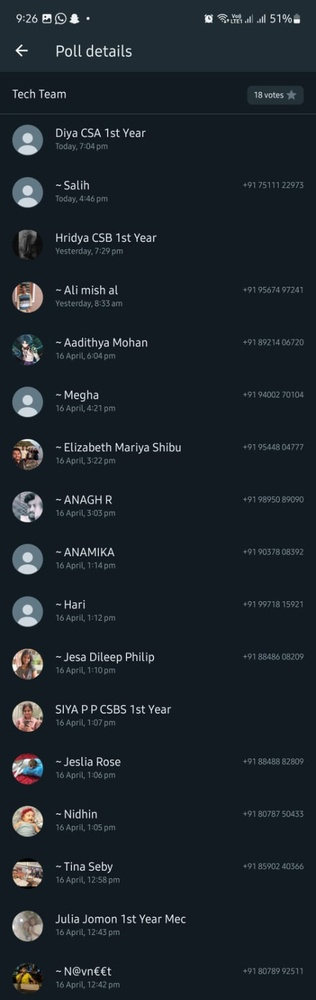
#> input picture whatsapp.jpeg, 316 x 1000 px, shrunk from 505 x 1600 before the run
$ python opencv.py
#> lines starting #> are read from the running program, lines starting #| are printed output that depends on the picture; after the words box and inside, x2 and y2 are one past the last pixel; in counts of white or black regions, pixels touching at a corner belong together
import cv2
import pytesseract

# set tesseract path
pytesseract.pytesseract.tesseract_cmd = r'C:\Program Files\Tesseract-OCR\tesseract.exe'

# read image file
img = cv2.imread("whatsapp.jpeg")
#> img is the input picture: shape (1000, 316, 3); mean B, G, R 42.5, 35.8, 27.1

# convert image to grayscale
gray = cv2.cvtColor(img, cv2.COLOR_BGR2GRAY)

# perform thresholding to create binary image
ret, thresh = cv2.threshold(
    gray, 0, 255, cv2.THRESH_OTSU | cv2.THRESH_BINARY_INV)
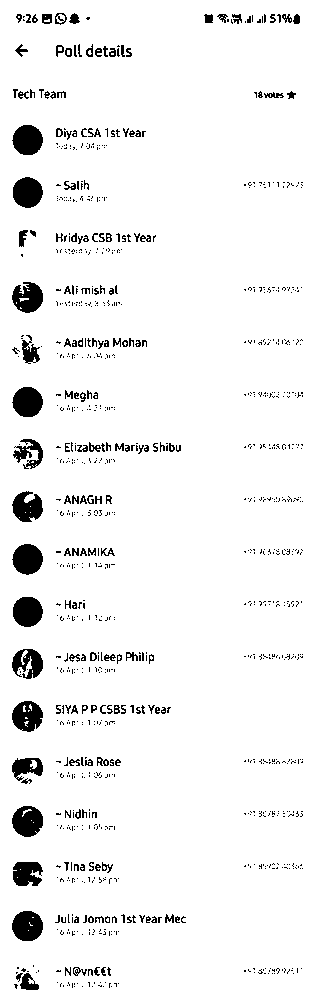
#> thresh: shape (1000, 316); 94.5% white; 1001 black regions (832 under 20 px), largest, box (x1, y1, x2, y2) and area: (12, 911, 43, 941) 737, (12, 544, 43, 575) 727, (12, 806, 43, 837) 726
#> ret = 85

# apply dilation to fill gaps in the contours
rect_kernel = cv2.getStructuringElement(cv2.MORPH_RECT, (18, 18))
dilation = cv2.dilate(thresh, rect_kernel, iterations=1)
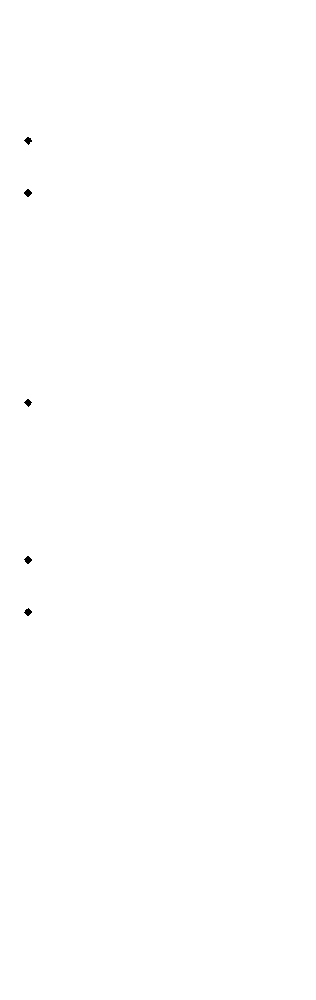
#> dilation: shape (1000, 316); 99.9% white; 5 black regions

# find contours in the binary image
contours, hierarchy = cv2.findContours(
    dilation, cv2.RETR_EXTERNAL, cv2.CHAIN_APPROX_NONE)
#> contours = 1 contour; box (x1, y1, x2, y2) and area: (0, 0, 316, 1000) 314685

# create a copy of the original image for visualization purposes
img_copy = img.copy()

# open a file to write the recognized text
with open("recognized.txt", "w") as file:
    # loop through all the contours found
    for cnt in contours:
        # get the coordinates of the bounding rectangle around the contour
        x, y, w, h = cv2.boundingRect(cnt)

        # draw a rectangle around the contour on the original image
        cv2.rectangle(img_copy, (x, y), (x+w, y+h), (0, 255, 0), 2)

        # extract the region of interest containing the contour
        roi = img[y:y+h, x:x+w]

        # apply OCR to the region of interest
#> (the run stopped early here; a loop or call above may not have finished)
